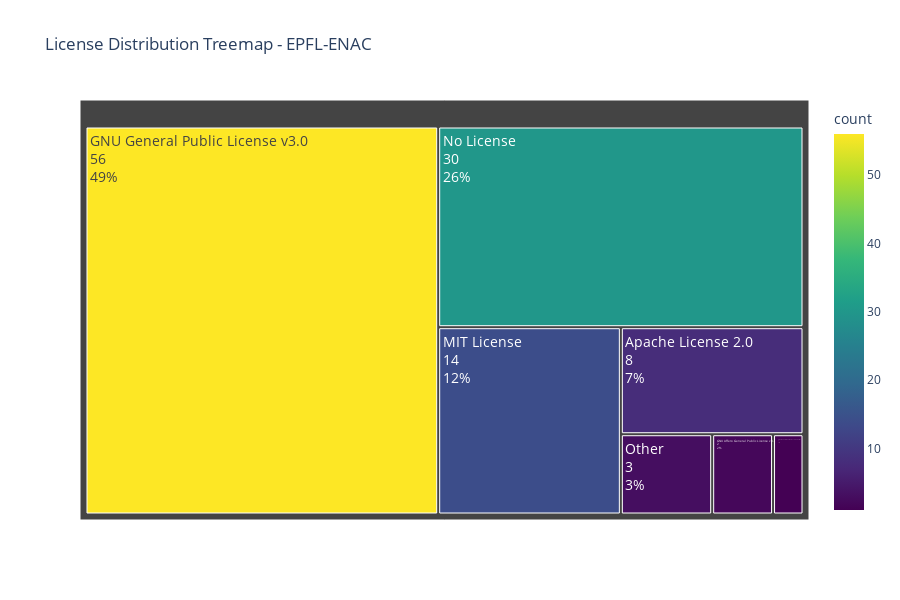

The code cell stored with this chart in its notebook:
### Code cell
# Install plotly if needed
# !pip install plotly

import plotly.express as px

# Create treemap with plotly
fig = px.treemap(
    license_counts,
    path=['license'],
    values='count',
    title=f'License Distribution Treemap - {ORGANIZATION_OF_INTEREST}',
    color='count',
    color_continuous_scale='Viridis',
    hover_data={'count': True, 'percentage': ':.1f'}
)

fig.update_traces(
    textinfo="label+value+percent parent",
    textfont=dict(size=14)
)

fig.update_layout(
    width=900,
    height=600
)

fig.show()

### Figure 1 — Plotly figure (JSON) as saved in the notebook; plotly's stock layout.template omitted (floating-point values rounded to 4 significant figures)
{"data": [{"branchvalues": "total", "customdata": [[56, "49.1"], [30, "26.3"], [14, "12.3"], [8, "7.0"], [3, "2.6"], [2, "1.8"], [1, "0.9"]], "domain": {"x": [0, 1], "y": [0, 1]}, "hovertemplate": "labels=%{label}<br>count_sum=%{value}<br>parent=%{parent}<br>id=%{id}<br>count=%{color}<br>percentage=%{customdata[1]:.1f}<extra></extra>", "ids": ["GNU General Public License v3.0", "No License", "MIT License", "Apache License 2.0", "Other", "GNU Affero General Public License v3.0", "Creative Commons Zero v1.0 Universal"], "labels": ["GNU General Public License v3.0", "No License", "MIT License", "Apache License 2.0", "Other", "GNU Affero General Public License v3.0", "Creative Commons Zero v1.0 Universal"], "marker": {"coloraxis": "coloraxis", "colors": [56.0, 30.0, 14.0, 8.0, 3.0, 2.0, 1.0]}, "name": "", "parents": ["", "", "", "", "", "", ""], "textfont": {"size": 14}, "textinfo": "label+value+percent parent", "type": "treemap", "values": [56.0, 30.0, 14.0, 8.0, 3.0, 2.0, 1.0]}], "layout": {"coloraxis": {"colorbar": {"title": {"text": "count"}}, "colorscale": [[0, "#440154"], [0.1111, "#482878"], [0.2222, "#3e4989"], [0.3333, "#31688e"], [0.4444, "#26828e"], [0.5556, "#1f9e89"], [0.6667, "#35b779"], [0.7778, "#6ece58"], [0.8889, "#b5de2b"], [1, "#fde725"]]}, "height": 600, "legend": {"tracegroupgap": 0}, "title": {"text": "License Distribution Treemap - EPFL-ENAC"}, "width": 900}}
